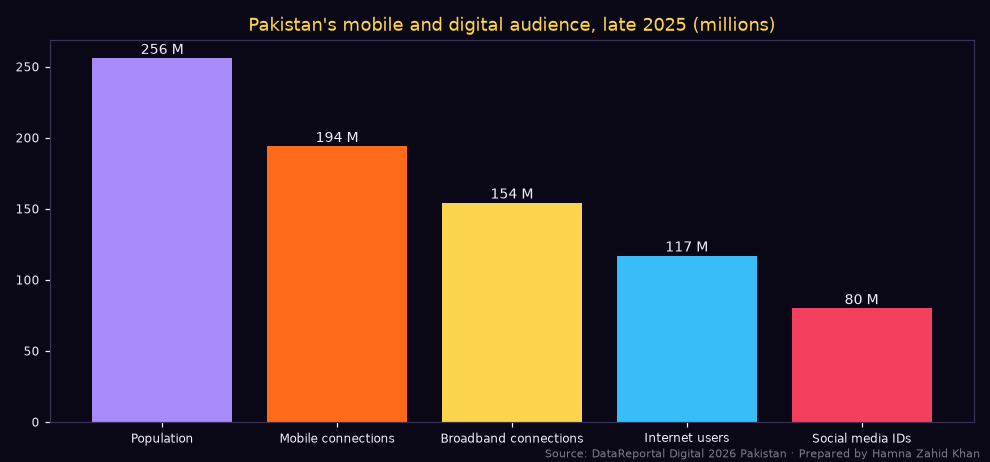

This figure's Python source:
# Pakistan's mobile landscape in late 2025 and what it means for marketers.
# Prepared by Hamna Zahid Khan, Junior Lecturer.
# Source: DataReportal "Digital 2026: Pakistan" (Kepios, 8 Nov 2025): GSMA Intelligence for mobile
# connections, Kepios for internet and social users, Ookla for speeds, UN for population.
import matplotlib
matplotlib.use("Agg")
import matplotlib.pyplot as plt

BG, FIRE, GOLD, VIOLET, EMBER, TEXT = "#0A0716", "#FF6B1A", "#FCD34D", "#A78BFA", "#F43F5E", "#F5EEFF"
population = 256.0            # million
connections = 194.0           # cellular mobile connections, million
broadband_share = 0.795       # share of connections on 3G/4G/5G networks
internet_users = 117.0        # million
social_ids = 79.9             # million
mobile_speed, fixed_speed = 24.32, 16.28   # median download Mbps

print(f"Mobile connections : {connections:.0f} M = {connections / population:.1%} of population")
print(f"Broadband (3G/4G/5G): {connections * broadband_share:.0f} M connections ({broadband_share:.1%})")
print(f"Internet users     : {internet_users:.0f} M = {internet_users / population:.1%} of population")
print(f"Social media IDs   : {social_ids:.1f} M = {social_ids / population:.1%} of population")
print(f"Offline population : {population - internet_users:.0f} M ({(population - internet_users) / population:.1%})")
print(f"Median mobile download {mobile_speed} Mbps vs fixed {fixed_speed} Mbps -> mobile is faster than the typical fixed line")
print("\nMarketing implications:")
print(" 1. Design every page, ad and email for phones first.")
print(" 2. SMS still reaches people who are not online - over half the population.")
print(" 3. Keep pages light: speeds vary by city and network.")

fig, ax = plt.subplots(figsize=(9, 4.2), facecolor=BG); ax.set_facecolor(BG)
labels = ["Population", "Mobile connections", "Broadband connections", "Internet users", "Social media IDs"]
vals = [population, connections, connections * broadband_share, internet_users, social_ids]
bars = ax.bar(labels, vals, color=[VIOLET, FIRE, GOLD, "#38BDF8", EMBER])
for b, v in zip(bars, vals):
    ax.text(b.get_x() + b.get_width() / 2, v + 3, f"{v:.0f} M", ha="center", color=TEXT, fontsize=9)
ax.set_title("Pakistan's mobile and digital audience, late 2025 (millions)", color=GOLD)
ax.tick_params(colors=TEXT, labelsize=8)
for s in ax.spines.values(): s.set_color("#3b3355")
fig.text(0.99, 0.01, "Source: DataReportal Digital 2026 Pakistan · Prepared by Hamna Zahid Khan", color=TEXT, alpha=0.5, ha="right", fontsize=7)
plt.tight_layout(); plt.savefig("session-01_mobile_landscape.png", dpi=110, facecolor=BG)
print("Saved session-01_mobile_landscape.png")
